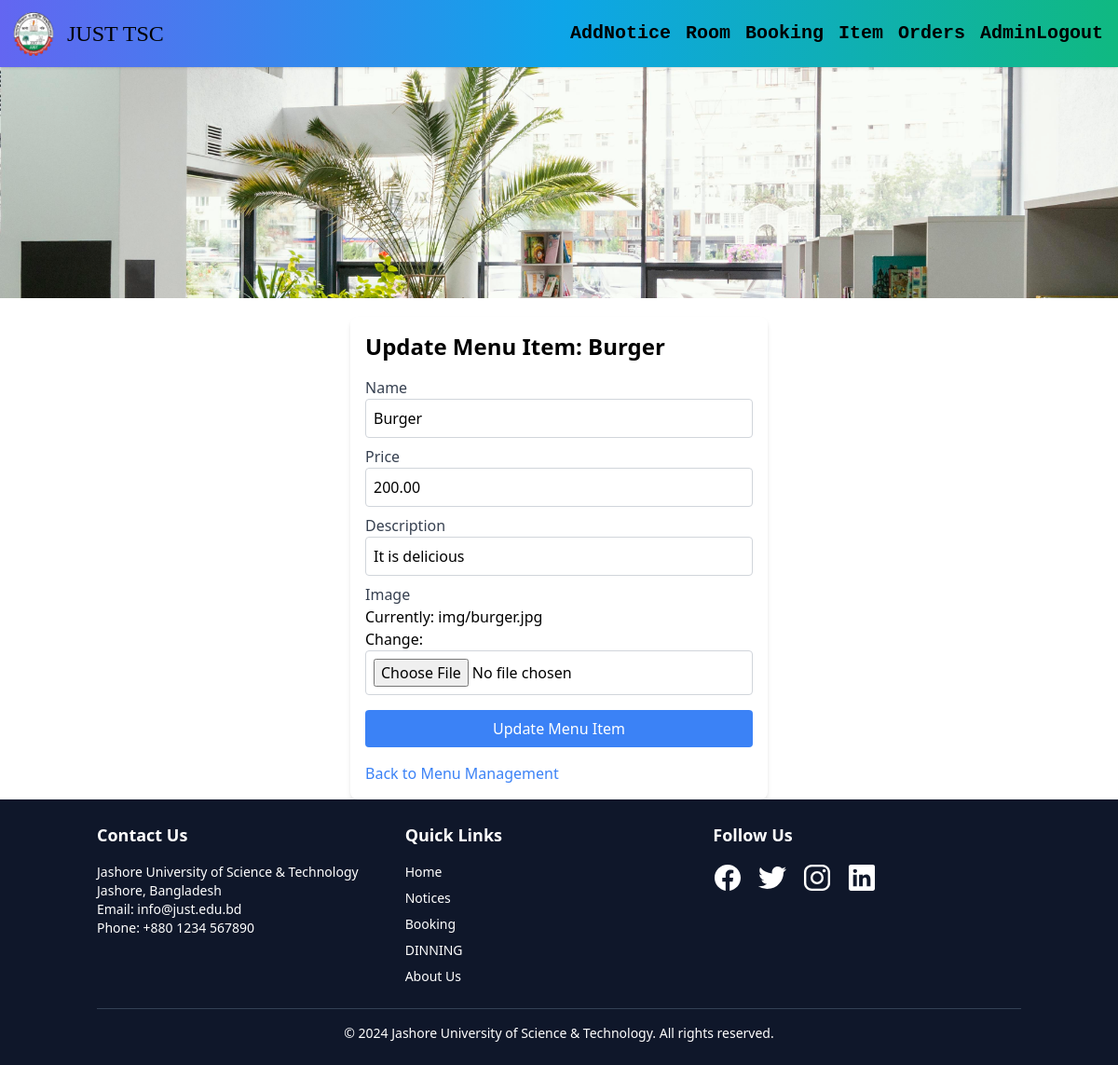
The page /update_item/4 (signed in) on the database as committed earlier.
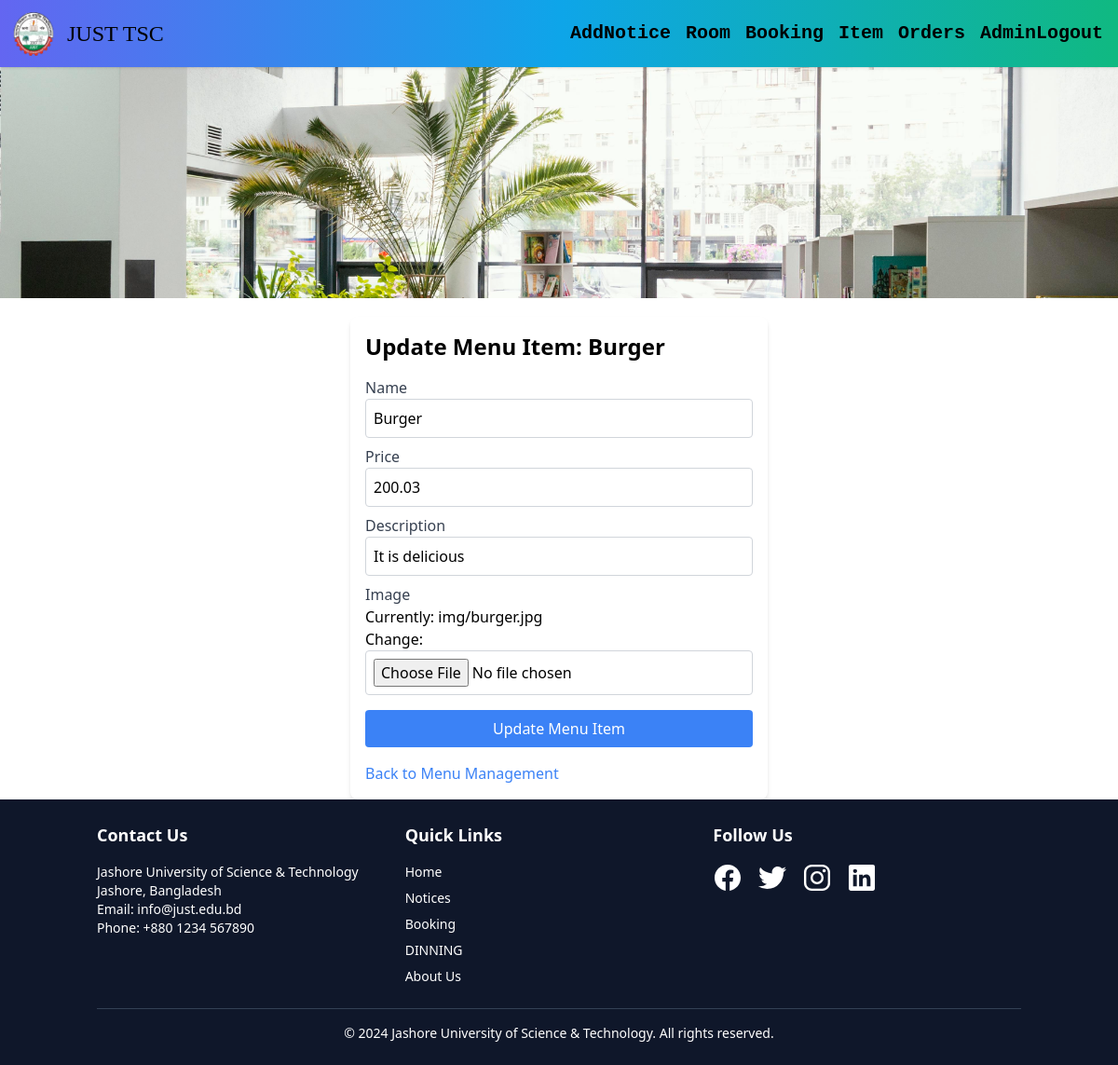
The same page on the database as committed later.
### TSC/models.py (models this page shows, shortened)
class MenuItem(models.Model):
    name = models.CharField(max_length=200)
    price = models.DecimalField(max_digits=5, decimal_places=2)
    image = models.ImageField(upload_to='img/')
    description=models.CharField(max_length=40)

### TSC/views.py (the view)
# urls.py: path('update_item/<int:item_id>',views.UpdateItem,name="update_item"),
@user_passes_test(is_admin, login_url='/')
def UpdateItem(request, item_id):
    item = get_object_or_404(MenuItem, id=item_id)
    if request.method == 'POST':
        form = ItemForm(request.POST, request.FILES, instance=item)
        if form.is_valid():
            form.save()
            messages.success(request, 'Menu item updated successfully!')
            return redirect('adminItem')
    else:
        form = ItemForm(instance=item)
    context = {
        'form': form,
        'item': item,
    }
    return render(request, "update_item.html", context)  # Create a template for updating

### TSC/forms.py
class ItemForm(forms.ModelForm):
    class Meta:
        model=MenuItem
        fields=['name','price','description','image']

### TSC/templatetags/custom_tags.py (called while the page is built)
@register.filter(name='add_class')
def add_class(field, css_class):
    return field.as_widget(attrs={"class": css_class})

### TSC/views.py (called while the page is built)
def is_admin(user):
    return user.is_authenticated and user.is_staff

### templates/update_item.html (shortened to what this page needs)
{% extends "Room_navbar.html" %}
{% load custom_tags %}
{% block first %}
<div class="container mx-auto mt-5 p-4 bg-white shadow-md rounded-lg max-w-md">
    <h1 class="text-2xl font-bold mb-4">Update Menu Item: {{ item.name }}</h1>
    <form method="POST" enctype="multipart/form-data" class="space-y-4">
        <div class="space-y-2">
            {% for field in form %}
                <div>
                    <label for="{{ field.id_for_label }}" class="block text-gray-700 font-medium">{{ field.label }}</label>
                    {{ field|add_class:"border border-gray-300 rounded p-2 w-full" }}
                </div>
            {% endfor %}
        </div>
        <button type="submit" class="w-full bg-blue-500 text-white px-4 py-2 rounded hover:bg-blue-600 transition duration-200">Update Menu Item</button>
    </form>
    <a href="{% url 'adminItem' %}" class="text-blue-500 mt-4 inline-block hover:underline">Back to Menu Management</a>
</div>
{% endblock %}

Rows that differ between the two databases and show on the page:
changed MenuItem "Burger": price "200.00" → "200.03"
